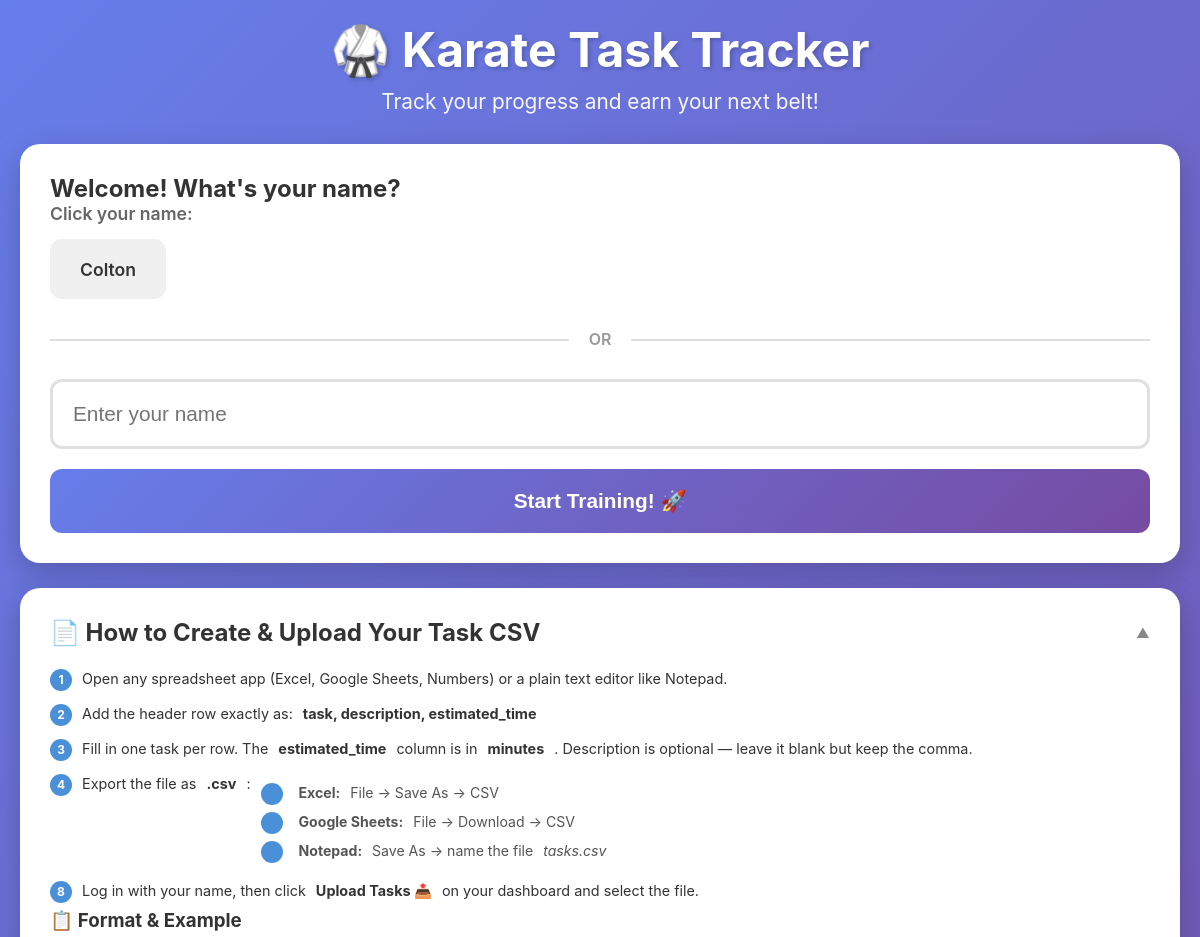
/ (upper part), run on an earlier commit of the app's database.
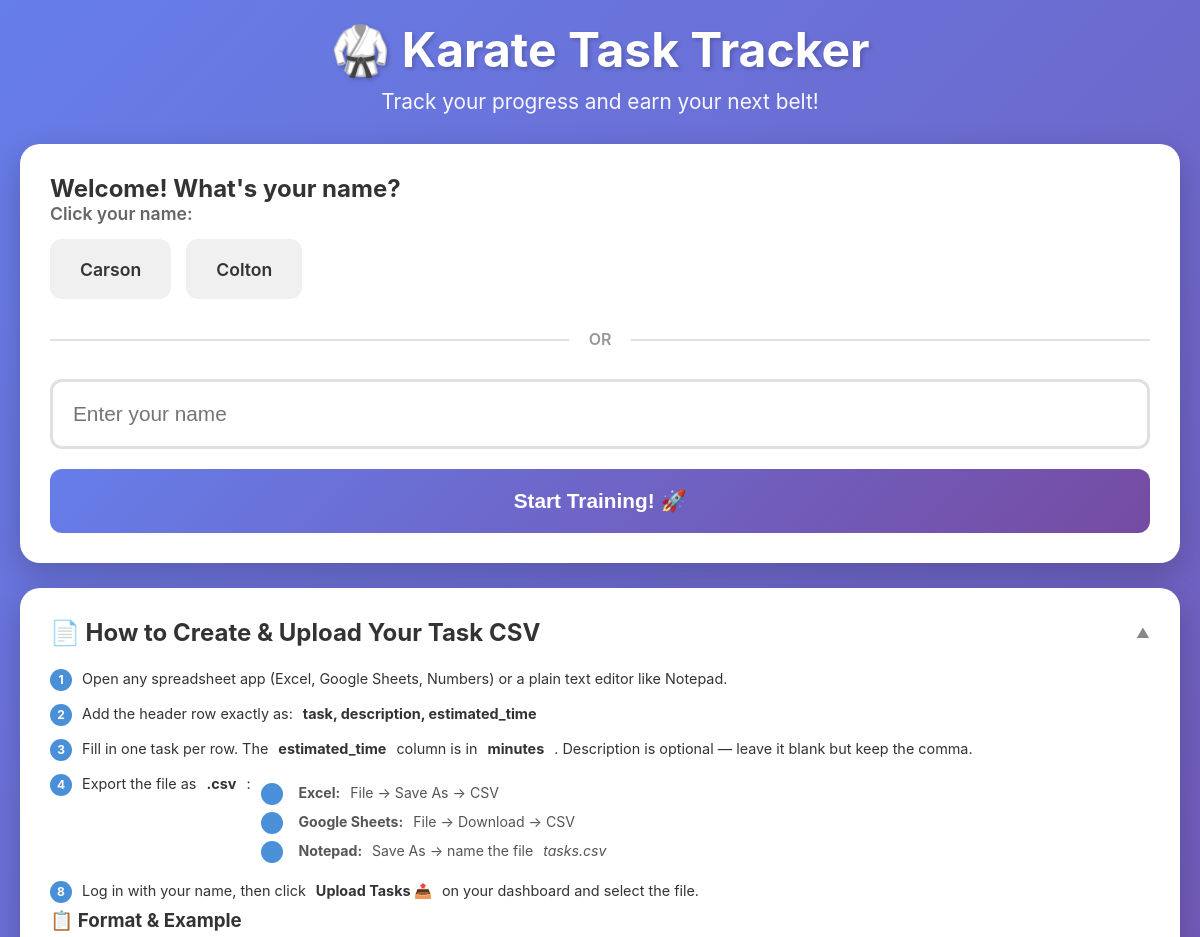
And on a later commit of the database.
### tables this page shows
CREATE TABLE students
                 (id INTEGER PRIMARY KEY AUTOINCREMENT,
                  name TEXT NOT NULL UNIQUE,
                  created_at TIMESTAMP DEFAULT CURRENT_TIMESTAMP);

### main.py (the view)
@app.get("/", response_class=HTMLResponse)
async def home(request: Request):
    conn = sqlite3.connect(DB_PATH)
    c = conn.cursor()
    c.execute("SELECT id, name FROM students ORDER BY created_at DESC")
    students = [{"id": row[0], "name": row[1]} for row in c.fetchall()]
    conn.close()
    return templates.TemplateResponse("index.html", {
        "request": request,
        "students": students
    })

### templates/index.html (shortened to what this page needs)
<!DOCTYPE html>
<html lang="en">
<head>
    <link rel="stylesheet" href="/static/style.css">
</head>
<body>
    <div class="container">
        <div class="header">
            <h1>🥋 Karate Task Tracker</h1>
            <p class="subtitle">Track your progress and earn your next belt!</p>
        </div>
        <div class="card">
            <h2>Welcome! What's your name?</h2>
            {% if students %}
            <div class="existing-students">
                <p class="label">Click your name:</p>
                <div class="student-buttons">
                    {% for student in students %}
                    <a href="/student/{{ student.id }}" class="btn btn-secondary">
                        {{ student.name }}
                    </a>
                    {% endfor %}
                </div>
            </div>
            <div class="divider"><span>OR</span></div>
            {% endif %}
            <form method="post" action="/student/create" class="name-form">
                <input
                    type="text"
                    name="name"
                    placeholder="Enter your name"
                    required
                    class="name-input"
                    autocomplete="off"
                >
                <button type="submit" class="btn btn-primary btn-large">
                    Start Training! 🚀
                </button>
            </form>
        </div>
        <div class="card">
            <div class="collapsible-header open" onclick="toggleSection('csv-section', this)">
                <h2 style="margin:0">📄 How to Create &amp; Upload Your Task CSV</h2>
                <span class="toggle-icon">▼</span>
            </div>
            <div class="collapsible-body open" id="csv-section">
                <ol class="steps">
                    <li>Open any spreadsheet app (Excel, Google Sheets, Numbers) or a plain text editor like Notepad.</li>
                    <li>Add the header row exactly as: <strong>task, description, estimated_time</strong></li>
                    <li>Fill in one task per row. The <strong>estimated_time</strong> column is in <strong>minutes</strong>. Description is optional — leave it blank but keep the comma.</li>
                    <li>Export the file as <strong>.csv</strong>:
                        <ul class="sub-steps">
                            <li><strong>Excel:</strong> File → Save As → CSV</li>
                            <li><strong>Google Sheets:</strong> File → Download → CSV</li>
                            <li><strong>Notepad:</strong> Save As → name the file <em>tasks.csv</em></li>
                        </ul>
                    </li>
                    <li>Log in with your name, then click <strong>Upload Tasks 📤</strong> on your dashboard and select the file.</li>
                </ol>
                <h3>📋 Format &amp; Example</h3>
            </div>
        </div>
    </div>
</body>
</html>

### static/style.css (style rules this page uses)
* { margin: 0; padding: 0; box-sizing: border-box; }
body { font-family: -apple-system, BlinkMacSystemFont, 'Segoe UI', Roboto, 'Helvetica Neue', Arial, sans-serif; background: linear-gradient(135deg, #667eea 0%, #764ba2 100%); min-height: 100vh; padding: 20px; color: #333; }
.container { max-width: 1200px; margin: 0 auto; }
.header { text-align: center; margin-bottom: 30px; color: white; }
.header h1 { font-size: 3rem; margin-bottom: 10px; text-shadow: 2px 2px 4px rgba(0,0,0,0.2); }
.subtitle { font-size: 1.3rem; opacity: 0.95; }
.card { background: white; border-radius: 20px; padding: 30px; margin-bottom: 25px; box-shadow: 0 10px 30px rgba(0,0,0,0.2); }
.btn { padding: 15px 30px; border: none; border-radius: 12px; font-size: 1.1rem; font-weight: 600; cursor: pointer; transition: all 0.3s ease; text-decoration: none; display: inline-block; text-align: center; min-height: 60px; display: flex; align-items: center; justify-content: center; }
.btn-primary { background: linear-gradient(135deg, #667eea 0%, #764ba2 100%); color: white; }
.btn-secondary { background: #f0f0f0; color: #333; }
.btn-large { padding: 20px 40px; font-size: 1.3rem; width: 100%; }
.name-form { display: flex; flex-direction: column; gap: 20px; }
.name-input { padding: 20px; font-size: 1.3rem; border: 3px solid #e0e0e0; border-radius: 12px; transition: border-color 0.3s; }
.existing-students { margin-bottom: 20px; }
.label { font-weight: 600; margin-bottom: 15px; font-size: 1.1rem; color: #666; }
.student-buttons { display: flex; flex-wrap: wrap; gap: 15px; margin-top: 15px; }
.divider { text-align: center; margin: 30px 0; position: relative; }
.divider span { background: white; padding: 0 20px; color: #999; font-weight: 600; position: relative; z-index: 1; }
.divider::before { content: ''; position: absolute; left: 0; right: 0; top: 50%; height: 2px; background: #e0e0e0; }

### templates/index.html (style rules this page uses)
.steps { counter-reset: step; list-style: none; padding: 0; margin: 10px 0 0 0; }
.steps li { counter-increment: step; display: flex; align-items: flex-start; gap: 10px; padding: 6px 0; font-size: 0.9rem; line-height: 1.5; }
.steps li::before { content: counter(step); background: #4a90d9; color: white; border-radius: 50%; min-width: 22px; height: 22px; display: flex; align-items: center; justify-content: center; font-size: 0.75rem; font-weight: bold; margin-top: 1px; }
.sub-steps { list-style: none; padding: 6px 0 2px 0; margin: 0; }
.sub-steps li { padding: 3px 0; font-size: 0.88rem; color: #555; }
.sub-steps li::before { content: "→"; color: #4a90d9; margin-right: 6px; }
.collapsible-header { cursor: pointer; user-select: none; display: flex; justify-content: space-between; align-items: center; }
.collapsible-header .toggle-icon { font-size: 0.85rem; color: #888; transition: transform 0.2s; }
.collapsible-header.open .toggle-icon { transform: rotate(180deg); }
.collapsible-body { display: none; margin-top: 15px; }
.collapsible-body.open { display: block; }

What changed in the data, as far as the page shows it:
added students: name "Carson"
